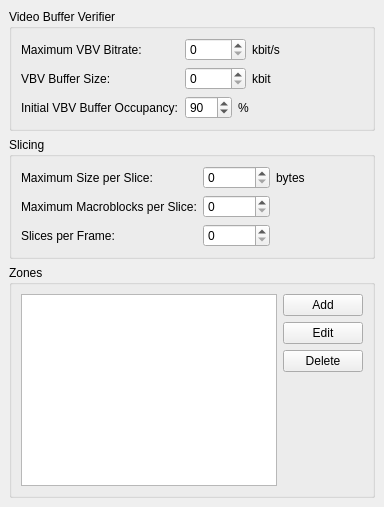
     <widget class="QWidget" name="tab_7">
      <attribute name="title">
       <string>Advanced 1</string>
      </attribute>
      <layout class="QVBoxLayout">
       <property name="spacing">
        <number>6</number>
       </property>
       <property name="margin">
        <number>9</number>
       </property>
       <item>
        <widget class="QGroupBox" name="groupBox">
         <property name="sizePolicy">
          <sizepolicy hsizetype="Preferred" vsizetype="Preferred">
           <horstretch>0</horstretch>
           <verstretch>0</verstretch>
          </sizepolicy>
         </property>
         <property name="title">
          <string>Video Buffer Verifier</string>
         </property>
         <layout class="QVBoxLayout">
          <property name="spacing">
           <number>6</number>
          </property>
          <property name="margin">
           <number>9</number>
          </property>
          <item>
           <layout class="QGridLayout">
            <property name="margin">
             <number>0</number>
            </property>
            <property name="spacing">
             <number>6</number>
            </property>
            <item row="0" column="0">
             <widget class="QLabel" name="label_9">
              <property name="text">
               <string>Maximum VBV Bitrate:</string>
              </property>
             </widget>
            </item>
            <item row="2" column="0">
             <widget class="QLabel" name="label_14">
              <property name="text">
               <string>Initial VBV Buffer Occupancy:</string>
              </property>
             </widget>
            </item>
            <item row="1" column="1">
             <layout class="QHBoxLayout">
              <property name="spacing">
               <number>6</number>
              </property>
              <property name="margin">
               <number>0</number>
              </property>
              <item>
               <widget class="QSpinBox" name="vbvBufferSizeSpinBox">
                <property name="maximum">
                 <number>99999</number>
                </property>
               </widget>
              </item>
              <item>
               <widget class="QLabel" name="label_12">
                <property name="text">
                 <string>kbit</string>
                </property>
               </widget>
              </item>
              <item>
               <spacer name="spacer_55">
                <property name="orientation">
                 <enum>Qt::Horizontal</enum>
                </property>
                <property name="sizeHint" stdset="0">
                 <size>
                  <width>0</width>
                  <height>0</height>
                 </size>
                </property>
               </spacer>
              </item>
             </layout>
            </item>
            <item row="2" column="1">
             <layout class="QHBoxLayout">
              <property name="spacing">
               <number>6</number>
              </property>
              <property name="margin">
               <number>0</number>
              </property>
              <item>
               <widget class="QSpinBox" name="vbvBufferOccupancySpinBox">
                <property name="maximum">
                 <number>100</number>
                </property>
                <property name="value">
                 <number>90</number>
                </property>
               </widget>
              </item>
              <item>
               <widget class="QLabel" name="label_13">
                <property name="text">
                 <string>%</string>
                </property>
               </widget>
              </item>
              <item>
               <spacer name="spacer_58">
                <property name="orientation">
                 <enum>Qt::Horizontal</enum>
                </property>
                <property name="sizeHint" stdset="0">
                 <size>
                  <width>0</width>
                  <height>0</height>
                 </size>
                </property>
               </spacer>
              </item>
             </layout>
            </item>
            <item row="0" column="1">
             <layout class="QHBoxLayout">
              <property name="spacing">
               <number>6</number>
              </property>
              <property name="margin">
               <number>0</number>
              </property>
              <item>
               <widget class="QSpinBox" name="vbvMaxBitrateSpinBox">
                <property name="maximum">
                 <number>99999</number>
                </property>
               </widget>
              </item>
              <item>
               <widget class="QLabel" name="label_10">
                <property name="text">
                 <string>kbit/s</string>
                </property>
               </widget>
              </item>
              <item>
               <spacer name="spacer_56">
                <property name="orientation">
                 <enum>Qt::Horizontal</enum>
                </property>
                <property name="sizeHint" stdset="0">
                 <size>
                  <width>0</width>
                  <height>0</height>
                 </size>
                </property>
               </spacer>
              </item>
             </layout>
            </item>
            <item row="1" column="0">
             <widget class="QLabel" name="label_11">
              <property name="text">
               <string>VBV Buffer Size:</string>
              </property>
             </widget>
            </item>
           </layout>
          </item>
         </layout>
        </widget>
       </item>
       <item>
        <widget class="QGroupBox" name="slicingGroupBox">
         <property name="title">
          <string>Slicing</string>
         </property>
         <layout class="QGridLayout">
          <property name="margin">
           <number>9</number>
          </property>
          <property name="spacing">
           <number>6</number>
          </property>
          <item row="2" column="0">
           <widget class="QLabel" name="label_25">
            <property name="text">
             <string>Slices per Frame:</string>
            </property>
           </widget>
          </item>
          <item row="0" column="0">
           <widget class="QLabel" name="label_23">
            <property name="text">
             <string>Maximum Size per Slice:</string>
            </property>
           </widget>
          </item>
          <item row="0" column="1" colspan="2">
           <layout class="QHBoxLayout">
            <property name="spacing">
             <number>6</number>
            </property>
            <property name="margin">
             <number>0</number>
            </property>
            <item>
             <widget class="QSpinBox" name="maxSliceSizeSpinBox">
              <property name="maximum">
               <number>2147483647</number>
              </property>
             </widget>
            </item>
            <item>
             <widget class="QLabel" name="label_32">
              <property name="text">
               <string>bytes</string>
              </property>
             </widget>
            </item>
            <item>
             <spacer name="spacer_54">
              <property name="orientation">
               <enum>Qt::Horizontal</enum>
              </property>
              <property name="sizeHint" stdset="0">
               <size>
                <width>0</width>
                <height>0</height>
               </size>
              </property>
             </spacer>
            </item>
           </layout>
          </item>
          <item row="1" column="0">
           <widget class="QLabel" name="label_24">
            <property name="text">
             <string>Maximum Macroblocks per Slice:</string>
            </property>
           </widget>
          </item>
          <item row="1" column="1">
           <layout class="QHBoxLayout">
            <property name="spacing">
             <number>6</number>
            </property>
            <property name="margin">
             <number>0</number>
            </property>
            <item>
             <widget class="QSpinBox" name="maxSliceMbSpinBox">
              <property name="maximum">
               <number>2147483647</number>
              </property>
             </widget>
            </item>
            <item>
             <spacer name="spacer_57">
              <property name="orientation">
               <enum>Qt::Horizontal</enum>
              </property>
              <property name="sizeHint" stdset="0">
               <size>
                <width>0</width>
                <height>0</height>
               </size>
              </property>
             </spacer>
            </item>
           </layout>
          </item>
          <item row="2" column="1">
           <layout class="QHBoxLayout">
            <property name="spacing">
             <number>6</number>
            </property>
            <property name="margin">
             <number>0</number>
            </property>
            <item>
             <widget class="QSpinBox" name="slicesPerFrameSpinBox">
              <property name="maximum">
               <number>2147483647</number>
              </property>
             </widget>
            </item>
            <item>
             <spacer name="spacer_53">
              <property name="orientation">
               <enum>Qt::Horizontal</enum>
              </property>
              <property name="sizeHint" stdset="0">
               <size>
                <width>0</width>
                <height>0</height>
               </size>
              </property>
             </spacer>
            </item>
           </layout>
          </item>
         </layout>
        </widget>
       </item>
       <item>
        <widget class="QGroupBox" name="groupBox_21">
         <property name="title">
          <string>Zones</string>
         </property>
         <layout class="QVBoxLayout">
          <property name="spacing">
           <number>6</number>
          </property>
          <property name="margin">
           <number>9</number>
          </property>
          <item>
           <layout class="QHBoxLayout" name="_12">
            <item>
             <widget class="QTableView" name="zoneTableView">
              <property name="selectionMode">
               <enum>QAbstractItemView::SingleSelection</enum>
              </property>
              <property name="selectionBehavior">
               <enum>QAbstractItemView::SelectRows</enum>
              </property>
             </widget>
            </item>
            <item>
             <layout class="QVBoxLayout" name="_13">
              <item>
               <widget class="QPushButton" name="zoneAddButton">
                <property name="text">
                 <string>Add</string>
                </property>
               </widget>
              </item>
              <item>
               <widget class="QPushButton" name="zoneEditButton">
                <property name="text">
                 <string>Edit</string>
                </property>
               </widget>
              </item>
              <item>
               <widget class="QPushButton" name="zoneDeleteButton">
                <property name="text">
                 <string>Delete</string>
                </property>
               </widget>
              </item>
              <item>
               <spacer name="spacer_59">
                <property name="orientation">
                 <enum>Qt::Vertical</enum>
                </property>
                <property name="sizeHint" stdset="0">
                 <size>
                  <width>0</width>
                  <height>0</height>
                 </size>
                </property>
               </spacer>
              </item>
             </layout>
            </item>
           </layout>
          </item>
         </layout>
        </widget>
       </item>
      </layout>
     </widget>
